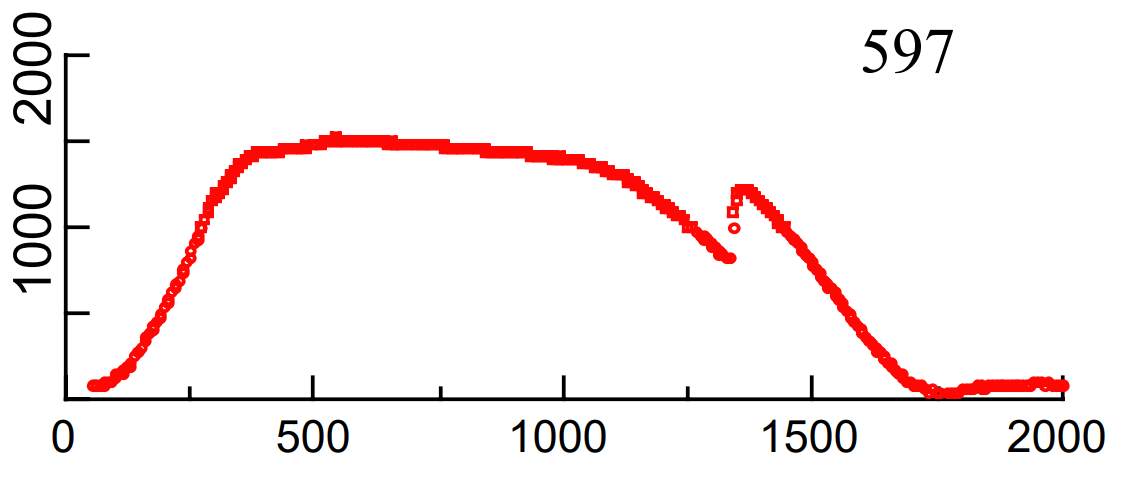
%> input picture temp597.jpg, 1123 x 484 px
$ octave --eval "thickness;"   (GNU Octave 9; MATLAB toolbox functions it lacks are replaced by stand-ins)
%> lines starting %> are read from the running program, lines starting %| are printed output that depends on the picture
### autoplottemp.m
function[] = autoplottemp(sensor)
%> called with sensor = 'Sensor 1'
% Function to automatically record temperature data from graphs
%
% Input arguments:
% sensor       - Temperature graph selection
%
% Image from http://citeseerx.ist.psu.edu/viewdoc/download?doi=10.1.1.26.1075&rep=rep1&type=pdf


% Select sensor to run simulation with
switch sensor
    case 'Sensor 1'
        name = 'temp597';
        img=imread([name '.jpg']);
%> img is the input picture: size 484x1123x3 uint8; mean R, G, B 248.4, 240.8, 240.8

    case 'Sensor 2'
        name = 'temp468';
        img=imread([name '.jpg']);

    case 'Sensor 3'
        name = 'temp850';
        img=imread([name '.jpg']);

    case 'Sensor 4'
        name = 'temp730';
        img=imread([name '.jpg']);

    otherwise
        error(['Undefined Sensor: ' sensor])
end

% Read image to find pixels containing red and green
R = img(:,:,1);
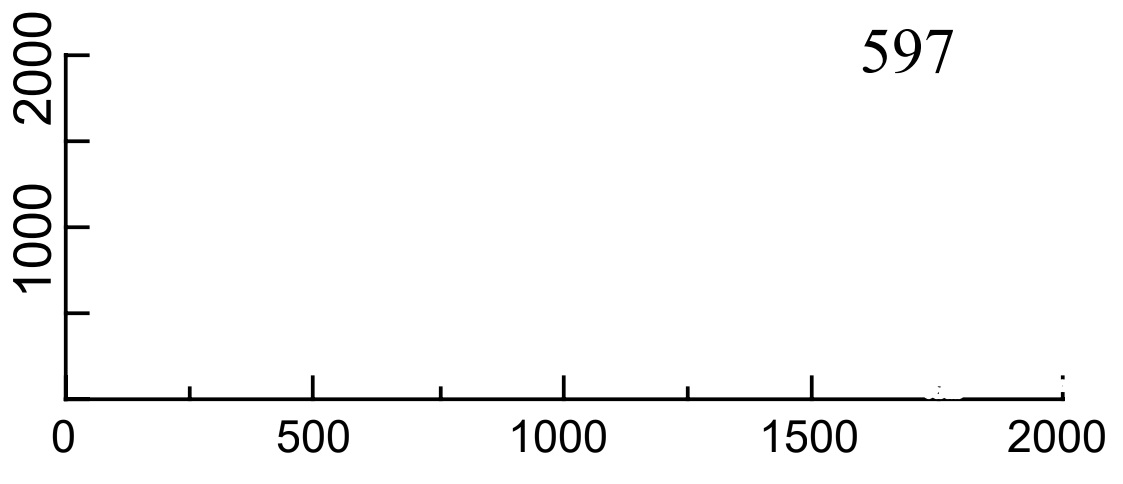
%> R: size 484x1123 uint8; min 0, max 255, mean 248.4
G = img(:,:,2);
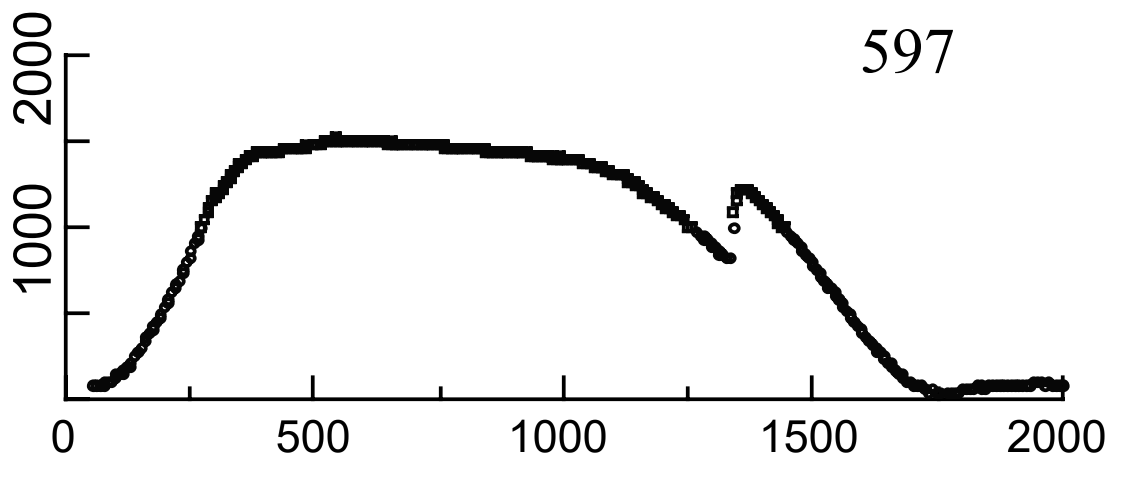
%> G: size 484x1123 uint8; min 0, max 255, mean 240.8

% Find black pixels
[y,x]=find(and(R<=0,G<=0));
%> y = 9722 values from 14 to 452; x = 9722 values from 15 to 1104
% Find red pixels
[tempData,timeData]=find(and(R>=250,G<=180));
%> tempData = 16861 values from 132 to 399; timeData = 16861 values from 88 to 1070


% Locate the graph axis from the image
count=1;
yaxis=[];
for k=1:length(x)-1

    if x(k)==x(k+1)
        count=count +1;
    end

    if x(k)~=x(k+1)
        count = 1;
    end

    if count>300
        yaxis=[count,x(k)];
        offset = mode(y);
    end
end
%> after the loop, count = 8; offset = 401; yaxis = [352 67]

% Converting pixel data to time data in seconds
pixPerSec = (timeData(end)-yaxis(2))/2000;
%> pixPerSec = 0.501
xScale = (timeData - yaxis(2)) ./ pixPerSec;

% Converting pixel data to temperature data in kelvin
pixPerFar = (yaxis(end,1)/2000);
%> pixPerFar = 0.176
yScale = (((tempData - offset) ./ -pixPerFar) + 459.67) .*5/9;

% Average repeated values
[xScale,~,idx_2] = unique(xScale);
%> xScale = 983 values from 41.87 to 2000
yScale = accumarray(idx_2,yScale,[],@mean);
%> yScale = 983 values, max 1079.2 at index 244, min 277.1 at index 852, mean 753.7
yScale(end)=yScale(end-1);

% save data to .mat file with same name as image file
save('temp.mat','xScale','yScale')

### shuttle.m
function [x, t, u, maxTemp, pos] = shuttle(tmax, nt, xmax, nx, method, thermCon, density, specHeat, sensor)
% Function for modelling temperature in a space shuttle tile
%
% Input arguments:
% tmax     - maximum time (s)
% nt       - number of timesteps
% xmax     - total thickness (m)
% nx       - number of spatial steps
% method   - solution method ('Forward', 'Backward' etc)
% thermCon - material thermal conductivity (W/m.K)
% density  - material density (kg/m^3)
% specHeat - material specific heat capacity (J/kg.K)
% sensor   - select temperature sensor data to use
%
% Return arguments:
% x        - distance vector (m)
% t        - time vector (s)
% u        - temperature matrix (K)
% maxTemp  - maximum temperature reached on internal face of tile
% pos      - variable for position in time
%
% For example, to perform a  simulation with 501 time steps
%   [x, t, u, maxTemp, pos] = shuttle(4000, 501, 0.05, 21, 'Crank-Nicolson', 0.0577, 144, 1262, 'Sensor 1');
%

alpha = thermCon/(density * specHeat);

% Run autoplottemp.m
autoplottemp(sensor)
% Load temperature data from file
load temp.mat

% Initialise variables
dt = tmax / (nt-1);
t = (0:nt-1) * dt;
dx = xmax / (nx-1);
x = (0:nx-1) * dx;
u = zeros(nt, nx);
p = alpha*(dt/dx^2);
u([1 2], :) = 293;
i = 2:nx-1;
maxTemp = 0;

% Step through time
for n=2:nt-1

    % Use interpolation to get temperature at time vector t
    % and store it as boundary vectors.
    R = interp1(xScale, yScale, t, "linear", "extrap");

    % Select method and run simulation
    switch method
        case 'Forward'
            u(n+1, nx) = R(n+1); % Outside boundary condition

            u(n+1,1) = (1-2*p) * u(n,1) + 2*p*u(n,2); % Neumann boundary condition
            u(n+1,i) = (1-2*p) * u(n,i) + p * (u(n,i-1) + u(n,i+1)); % Forward differencing

        case 'Dufort-Frankel'
            u(n+1, nx) = R(n+1); % Outside boundary condition

            u(n+1,1) = ((1-2*p) * u(n-1,1) + 4*p*u(n,2)) / (1 + 2*p); % Neumann boundary condition
            u(n+1,i) = ((1-2*p) * u(n-1,i) + 2*p*(u(n,i-1) + u(n,i+1))) / (1 + 2*p); % Dufort-Frankel approximation

        case 'Backward'
            u(n+1, nx) = R(n+1); % Outside boundary condition

            % Calculate internal values using backward differencing
            b(1) = 1 + (2 * p);
            c(1) = -2 * p;
            d(1) = u(n,1); % Neumann boundary condition
            a(i) = -p;
            b(i) = 1 + 2*p;
            c(i) = -p;
            d(i) = u(n,2:nx-1); % Neumann boundary condition
            a(nx) = -2 * p;
            b(nx) = 1 + (2 * p);
            d(nx) = R(n+1);

            % Runs tdm.m
            u(n+1,:) = tdm(a,b,c,d);

        case 'Crank-Nicolson'

            % Calculate internal values using Crank-Nicolson
            b(1)    = 1 + p;
            c(1)    = -p;
            d(1)    = (1 - p) * u(n,1) + p * u(n,2); % Neumann boundary condition
            a(i) = -p/2;
            b(i) = 1 + p;
            c(i) = -p/2;
            d(i) = p/2*u(n,1:nx-2) + (1-p)*u(n,2:nx-1) + p/2*u(n,3:nx); % Neumann boundary condition
            a(nx)   = 0;
            b(nx)   = 1;
            d(nx)   = R(n+1);

            % Runs tdm.m
            u(n+1,:) = tdm(a,b,c,d);

        otherwise
            error (['Undefined method: ' method])
    end

    % Updates value of maxTemp and its position in time
    if u(n,i(1)) > maxTemp
        maxTemp = u(n,i(1));
        pos = n*dt;
    end
end

end

%#ok<*LOAD>
%#ok<*AGROW>

### tdm.m
% Tri-diagonal matrix solution
function x = tdm(a,b,c,d)
n = length(b);

% Eliminate a terms
for i = 2:n
    factor = a(i) / b(i-1);
    b(i) = b(i) - factor * c(i-1);
    d(i) = d(i) - factor * d(i-1);
end

x(n) = d(n) / b(n);

% Loop backwards to find other x values by back-substitution
for i = n-1:-1:1
    x(i) = (d(i) - c(i) * x(i+1)) / b(i);
end

### thickness.m
function[] = thickness()
% Function to plot temperature graphs for a range of tile thicknesses

% Initialise variables
nt = 501;
nx = 21;
tmax = 4000;
dt = tmax / (nt-1);
thermCon = 0.0577;
density = 144;
specHeat = 1262;
method = 'Crank-Nicolson';
sensor = 'Sensor 1';

% Vary tile thickness
for xmax = 0.01:0.02:0.11
    [~,~,u,~,~] = shuttle(tmax, nt, xmax, nx, method, thermCon, density, specHeat, sensor);
    hold on
    plot(0:dt:tmax, u(:,1))
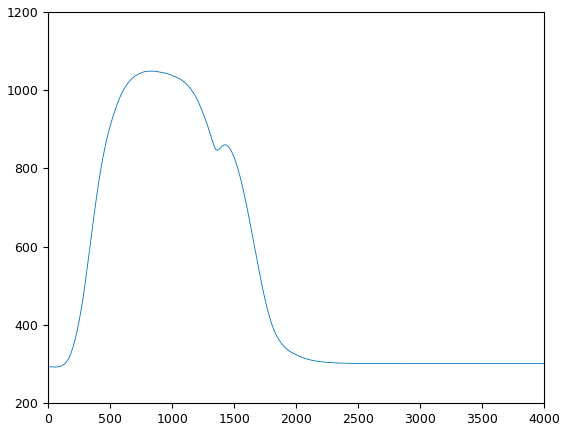
%> figure redrawn from the program's plot data; curve peaks at x = 840, y = 1048.8
%> `thickness;`:
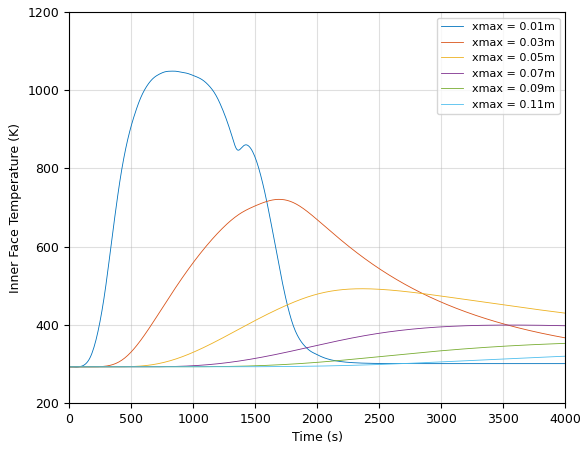
%> figure redrawn from the program's plot data; curve peaks at x = 840, y = 1048.8; curve peaks at x = 1696, y = 721.1; curve peaks at x = 2360, y = 492.6; curve peaks at x = 3560, y = 399.8
end
xlabel('Time (s)')
ylabel('Inner Face Temperature (K)')
legend('xmax = 0.01m','xmax = 0.03m','xmax = 0.05m','xmax = 0.07m','xmax = 0.09m','xmax = 0.11m')
grid on
grid minor
hold off

%#ok<*AGROW>
